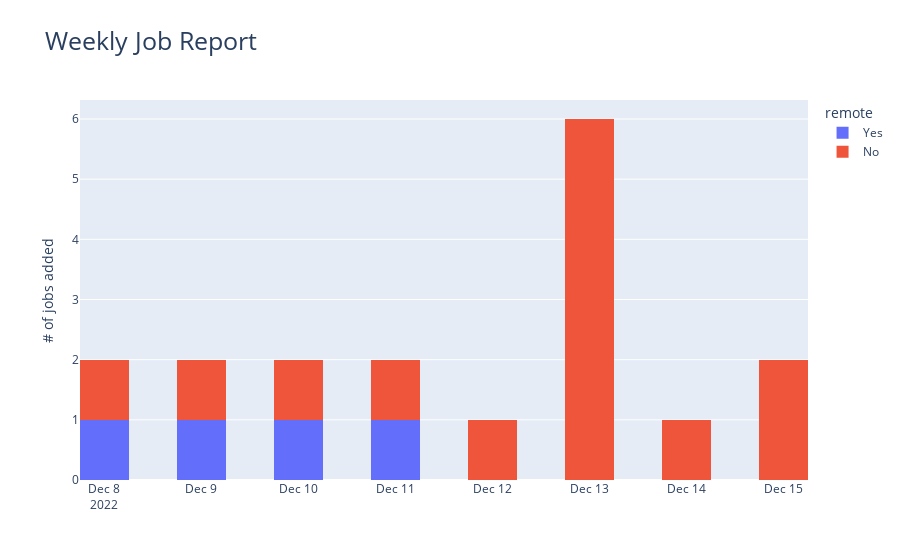

The cell this chart's notebook holds for it:
### Code cell
weekly_report = job_report.loc[(job_report['inserted_at'] >= format_week_ago) & (job_report['inserted_at'] <= format_today)]
fig = px.histogram(
    weekly_report, 
    x='inserted_at', 
    nbins=20, 
    title='Weekly Job Report',
    color='remote',
#     needed to remove unnecessary date label
    hover_data={
        'inserted_at':''
    }
).update_layout(yaxis_title='# of jobs added', title_font_size=25, xaxis_title='')

fig.show()

### Figure 1 — Plotly figure (JSON) as saved in the notebook; plotly's stock layout.template omitted (floating-point values rounded to 4 significant figures)
{"data": [{"alignmentgroup": "True", "bingroup": "x", "hovertemplate": "remote=Yes<br>count=%{y}<extra></extra>", "legendgroup": "Yes", "marker": {"color": "#636efa", "pattern": {"shape": ""}}, "name": "Yes", "nbinsx": 20, "offsetgroup": "Yes", "orientation": "v", "showlegend": true, "type": "histogram", "x": ["2022-12-08T00:00:00", "2022-12-09T00:00:00", "2022-12-10T00:00:00", "2022-12-11T00:00:00"], "xaxis": "x", "yaxis": "y"}, {"alignmentgroup": "True", "bingroup": "x", "hovertemplate": "remote=No<br>count=%{y}<extra></extra>", "legendgroup": "No", "marker": {"color": "#EF553B", "pattern": {"shape": ""}}, "name": "No", "nbinsx": 20, "offsetgroup": "No", "orientation": "v", "showlegend": true, "type": "histogram", "x": ["2022-12-08T00:00:00", "2022-12-09T00:00:00", "2022-12-10T00:00:00", "2022-12-11T00:00:00", "2022-12-12T00:00:00", "2022-12-13T00:00:00", "2022-12-13T00:00:00", "2022-12-13T00:00:00", "2022-12-13T00:00:00", "2022-12-13T00:00:00", "2022-12-13T00:00:00", "2022-12-14T00:00:00", "2022-12-15T00:00:00", "2022-12-15T00:00:00"], "xaxis": "x", "yaxis": "y"}], "layout": {"barmode": "relative", "legend": {"title": {"text": "remote"}, "tracegroupgap": 0}, "title": {"font": {"size": 25}, "text": "Weekly Job Report"}, "xaxis": {"anchor": "y", "domain": [0, 1], "title": {"text": ""}}, "yaxis": {"anchor": "x", "domain": [0, 1], "title": {"text": "# of jobs added"}}}}
